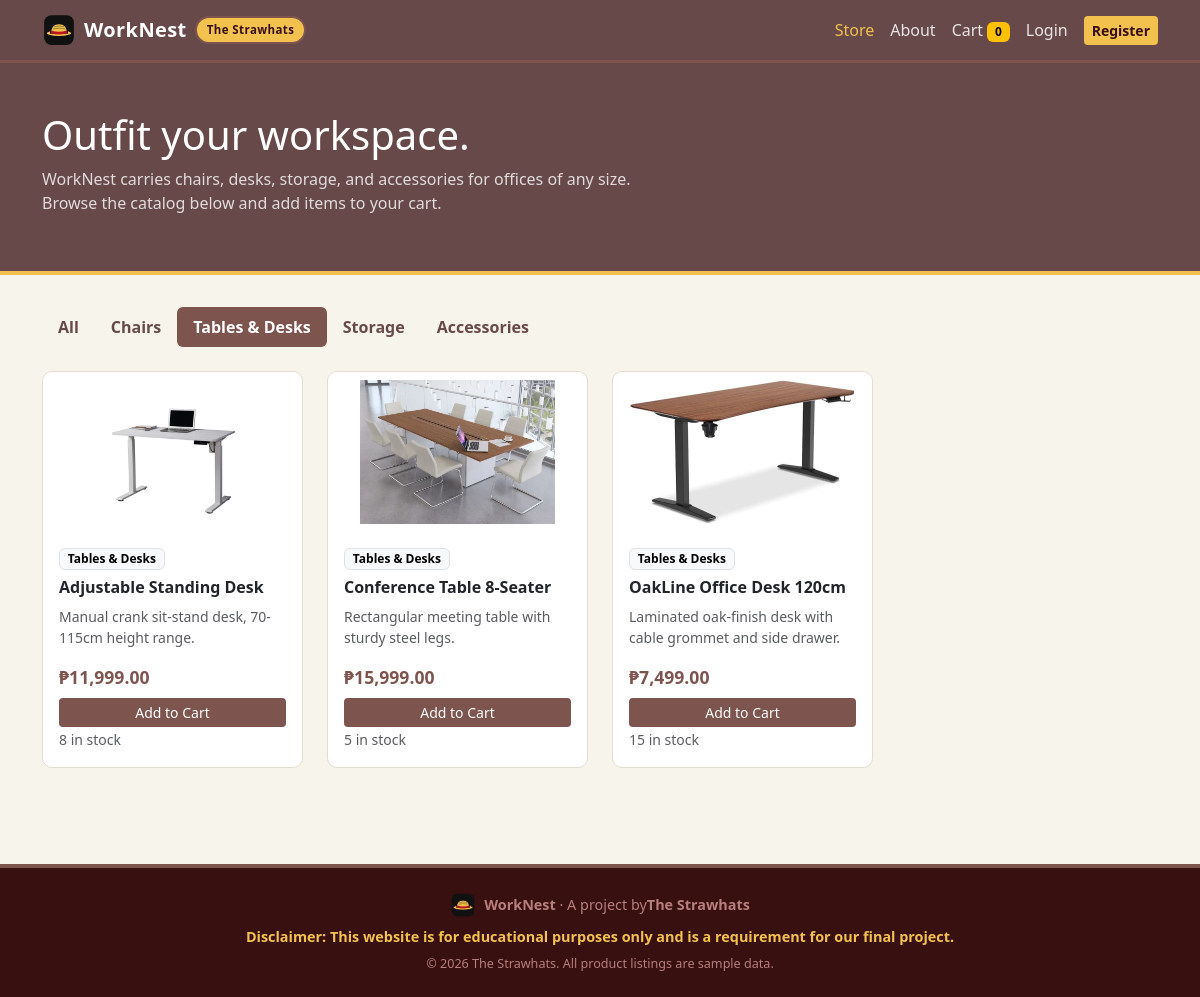
Screenshot of /index.php?category=2 with the database file from the repository.
### tables this page shows
CREATE TABLE categories (
    id INT AUTO_INCREMENT PRIMARY KEY,
    name VARCHAR(50) NOT NULL
);

CREATE TABLE products (
    id INT AUTO_INCREMENT PRIMARY KEY,
    category_id INT NOT NULL,
    name VARCHAR(100) NOT NULL,
    description TEXT,
    price DECIMAL(10,2) NOT NULL,
    stock INT NOT NULL DEFAULT 0,
    created_at TIMESTAMP DEFAULT CURRENT_TIMESTAMP,
    FOREIGN KEY (category_id) REFERENCES categories(id)
);

### includes/functions.php (called while the page is built, shortened)
<?php
function peso($amount)
{
    return '&#8369;' . number_format($amount, 2);
}

### index.php (the view, shortened to what this page needs)
<?php
require_once 'includes/config.php';
require_once 'includes/functions.php';
$cat_id = 0;
if (isset($_GET['category']) && is_numeric($_GET['category'])) {
    $cat_id = (int) $_GET['category'];
}
$categories = array();
$result = mysqli_query($conn, 'SELECT id, name FROM categories ORDER BY id');
while ($row = mysqli_fetch_assoc($result)) {
    $categories[] = $row;
}
if ($cat_id > 0) {
    $stmt = mysqli_prepare($conn, 'SELECT p.*, c.name AS category_name FROM products p JOIN categories c ON p.category_id = c.id WHERE p.category_id = ? ORDER BY p.name');
    mysqli_stmt_bind_param($stmt, 'i', $cat_id);
    mysqli_stmt_execute($stmt);
    $products = mysqli_stmt_get_result($stmt);
} else {
    $products = mysqli_query($conn, 'SELECT p.*, c.name AS category_name FROM products p JOIN categories c ON p.category_id = c.id ORDER BY c.id, p.name');
}
require_once 'includes/header.php';
?>
<section class="wn-hero">
    <div class="container">
        <h1>Outfit your workspace.</h1>
        <p>WorkNest carries chairs, desks, storage, and accessories for offices of any size. Browse the catalog below and add items to your cart.</p>
    </div>
</section>
<div class="container">
    <ul class="nav nav-pills mb-4">
        <li class="nav-item">
            <a class="nav-link <?php if ($cat_id === 0) echo 'active'; ?>" href="index.php">All</a>
        </li>
        <?php foreach ($categories as $c): ?>
            <li class="nav-item">
                <a class="nav-link <?php if ($cat_id === (int) $c['id']) echo 'active'; ?>"
                   href="index.php?category=<?php echo $c['id']; ?>">
                    <?php echo htmlspecialchars($c['name']); ?>
                </a>
            </li>
        <?php endforeach; ?>
    </ul>
    <div class="row g-4 mb-5">
        <?php while ($p = mysqli_fetch_assoc($products)): ?>
            <div class="col-6 col-md-4 col-lg-3">
                <div class="card wn-card">
                    <?php $img = 'assets/img/products/' . $p['id'] . '.jpg'; ?>
                    <?php if (file_exists($img)): ?>
                        <img src="<?php echo BASE_URL . '/' . $img; ?>" class="wn-thumb-img" alt="<?php echo htmlspecialchars($p['name']); ?>">
                    <?php else: ?>
                        <div class="wn-thumb">&#128188;</div>
                    <?php endif; ?>
                    <div class="card-body d-flex flex-column">
                        <span class="badge text-bg-light border mb-2 align-self-start">
                            <?php echo htmlspecialchars($p['category_name']); ?>
                        </span>
                        <h5 class="card-title"><?php echo htmlspecialchars($p['name']); ?></h5>
                        <p class="card-text small text-muted"><?php echo htmlspecialchars($p['description']); ?></p>
                        <div class="mt-auto">
                            <div class="wn-price mb-2"><?php echo peso($p['price']); ?></div>
                            <?php if ((int) $p['stock'] > 0): ?>
                                <form method="post" action="cart.php">
                                    <button type="submit" class="btn btn-wn w-100 btn-sm">Add to Cart</button>
                                </form>
                                <small class="text-muted"><?php echo $p['stock']; ?> in stock</small>
                            <?php else: ?>
                                <button class="btn btn-secondary w-100 btn-sm" disabled>Out of stock</button>
                            <?php endif; ?>
                        </div>
                    </div>
                </div>
            </div>
        <?php endwhile; ?>
    </div>
</div>
<?php require_once 'includes/footer.php'; ?>

### assets/css/style.css (style rules this page uses)
:root { --wn-ink: #26303a; --wn-navy: #684949; --wn-navy-dark: #391010; --wn-red: #7e544f; --wn-red-dark: #9e0e19; --wn-amber: #f2c14e; --wn-bg: #f7f4ec; --wn-border: #e3ddcf; }
body { background-color: var(--wn-bg); color: var(--wn-ink); font-family: "Segoe UI", system-ui, -apple-system, Arial, sans-serif; display: flex; flex-direction: column; min-height: 100vh; }
.wn-hero { background-color: var(--wn-navy); color: #fff; padding: 3rem 0 2.5rem; margin-bottom: 2rem; border-bottom: 4px solid var(--wn-amber); }
.wn-hero p { color: rgba(255, 255, 255, 0.8); max-width: 640px; }
.wn-card { border: 1px solid var(--wn-border); border-radius: 10px; transition: box-shadow 0.15s ease, transform 0.15s ease; height: 100%; }
.wn-card .card-title { font-size: 1rem; font-weight: 600; }
.wn-price { color: var(--wn-red); font-weight: 700; font-size: 1.1rem; }
.btn-wn { background-color: var(--wn-red); color: #fff; border: none; }
.nav-pills .nav-link { color: var(--wn-navy); font-weight: 600; }
.nav-pills .nav-link.active { background-color: var(--wn-red); color: #fff; }
.wn-thumb-img { width: 100%; height: 160px; object-fit: contain; border-radius: 10px 10px 0 0; background: #fff; padding: 8px; }

### rows the page displays
categories: name "Chairs"
categories: name "Tables & Desks"
categories: name "Storage"
categories: name "Accessories"
products: shows a picture, category.name "Tables & Desks", name "Adjustable Standing Desk", description "Manual crank sit-stand desk, 70-115cm height range.", price "₱11,999.00", stock "8"
products: shows a picture, category.name "Tables & Desks", name "Conference Table 8-Seater", description "Rectangular meeting table with sturdy steel legs.", price "₱15,999.00", stock "5"
products: shows a picture, category.name "Tables & Desks", name "OakLine Office Desk 120cm", description "Laminated oak-finish desk with cable grommet and side drawer.", price "₱7,499.00", stock "15"

### other values shown
cart_count() "0"
